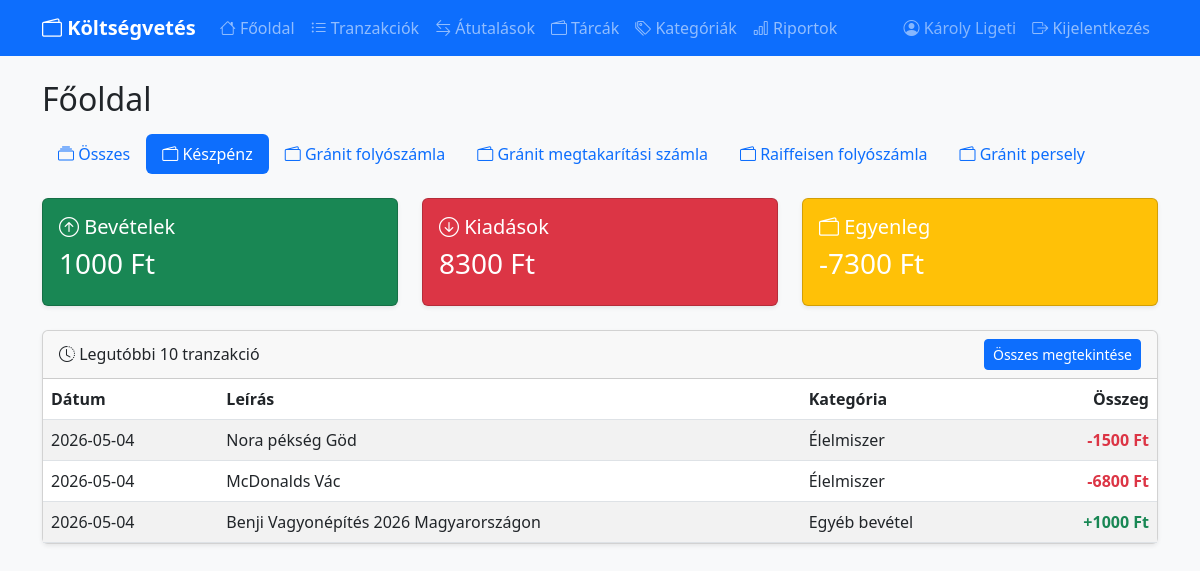
Screenshot of /?wallet=1 (signed in) with the database file from the repository.
### tables this page shows
CREATE TABLE users (
            id INTEGER PRIMARY KEY AUTOINCREMENT,
            google_id TEXT UNIQUE NOT NULL,
            name TEXT,
            email TEXT
        );

CREATE TABLE wallets (
        id INTEGER PRIMARY KEY AUTOINCREMENT,
        name TEXT NOT NULL,
        description TEXT);

CREATE TABLE transactions (
            id INTEGER PRIMARY KEY AUTOINCREMENT,
            amount REAL NOT NULL,
            description TEXT,
            category_id INTEGER,
            type TEXT NOT NULL CHECK(type IN ('income', 'expense')),
            date TEXT NOT NULL, wallet_id INTEGER REFERENCES wallets(id),
            FOREIGN KEY (category_id) REFERENCES categories(id)
        );

CREATE TABLE categories (
            id INTEGER PRIMARY KEY AUTOINCREMENT,
            name TEXT NOT NULL,
            type TEXT NOT NULL CHECK(type IN ('income', 'expense'))
        );

### main.py (the view)
@app.route('/')
@login_required
def index():
    conn = get_db()
    wallets = conn.execute("SELECT * FROM wallets ORDER BY id").fetchall()
    active = get_active_wallet(wallets)
    if active == 'all':
        income = conn.execute("SELECT COALESCE(SUM(amount), 0) FROM transactions WHERE type='income'").fetchone()[0]
        expense = conn.execute("SELECT COALESCE(SUM(amount), 0) FROM transactions WHERE type='expense'").fetchone()[0]
        balance = income - expense
        recent = conn.execute('''
            SELECT t.*, c.name as category_name, w.name as wallet_name
            FROM transactions t
            LEFT JOIN categories c ON t.category_id = c.id
            LEFT JOIN wallets w ON t.wallet_id = w.id
            ORDER BY t.date DESC LIMIT 10''').fetchall()
    else:
        income = conn.execute(
            "SELECT COALESCE(SUM(amount), 0) FROM transactions WHERE type='income' AND wallet_id=?",
            (active,)).fetchone()[0]
        expense = conn.execute(
            "SELECT COALESCE(SUM(amount), 0) FROM transactions WHERE type='expense' AND wallet_id=?",
            (active,)).fetchone()[0]
        balance = wallet_balance(conn, active)
        recent = conn.execute('''
            SELECT t.*, c.name as category_name, w.name as wallet_name
            FROM transactions t
            LEFT JOIN categories c ON t.category_id = c.id
            LEFT JOIN wallets w ON t.wallet_id = w.id
            WHERE t.wallet_id = ?
            ORDER BY t.date DESC LIMIT 10''', (active,)).fetchall()
    wallet_balances = [
        {'id': w['id'], 'name': w['name'], 'balance': wallet_balance(conn, w['id'])}
        for w in wallets
    ]
    conn.close()
    return render_template('index.html',
        balance=balance, income=income, expense=expense,
        transactions=recent, wallets=wallets, active_wallet=active,
        wallet_balances=wallet_balances)

### main.py (called while the page is built)
@login_manager.user_loader
def load_user(user_id):
    conn = get_db()
    row = conn.execute("SELECT * FROM users WHERE id=?", (user_id,)).fetchone()
    conn.close()
    if row:
        return User(row["id"], row["name"], row["email"])
    return None

def get_db():
    conn = sqlite3.connect(DATABASE)
    conn.row_factory = sqlite3.Row
    return conn

def get_active_wallet(wallets):
    w = request.args.get('wallet', 'all')
    if w == 'all':
        return 'all'
    try:
        w = int(w)
        if any(wl['id'] == w for wl in wallets):
            return w
    except (ValueError, TypeError):
        pass
    return 'all'

def wallet_balance(conn, wallet_id):
    income = conn.execute(
        "SELECT COALESCE(SUM(amount), 0) FROM transactions WHERE type='income' AND wallet_id=?",
        (wallet_id,)).fetchone()[0]
    expense = conn.execute(
        "SELECT COALESCE(SUM(amount), 0) FROM transactions WHERE type='expense' AND wallet_id=?",
        (wallet_id,)).fetchone()[0]
    t_in = conn.execute(
        "SELECT COALESCE(SUM(amount), 0) FROM transfers WHERE to_wallet_id=?",
        (wallet_id,)).fetchone()[0]
    t_out = conn.execute(
        "SELECT COALESCE(SUM(amount), 0) FROM transfers WHERE from_wallet_id=?",
        (wallet_id,)).fetchone()[0]
    return income - expense + t_in - t_out

### templates/index.html (shortened to what this page needs)
{% extends 'base.html' %}
{% block content %}
<h2 class="mb-3">Főoldal</h2>
<ul class="nav nav-pills mb-4">
    <li class="nav-item">
        <a class="nav-link {% if active_wallet == 'all' %}active{% endif %}" href="?wallet=all">
            <i class="bi bi-collection"></i> Összes
        </a>
    </li>
    {% for w in wallets %}
    <li class="nav-item">
        <a class="nav-link {% if active_wallet == w.id %}active{% endif %}" href="?wallet={{ w.id }}">
            <i class="bi bi-wallet2"></i> {{ w.name }}
        </a>
    </li>
    {% endfor %}
</ul>
<div class="row mb-4">
    <div class="col-md-4">
        <div class="card text-white bg-success shadow-sm">
            <div class="card-body">
                <h5 class="card-title"><i class="bi bi-arrow-up-circle"></i> Bevételek</h5>
                <h3>{{ "%.0f"|format(income) }} Ft</h3>
            </div>
        </div>
    </div>
    <div class="col-md-4">
        <div class="card text-white bg-danger shadow-sm">
            <div class="card-body">
                <h5 class="card-title"><i class="bi bi-arrow-down-circle"></i> Kiadások</h5>
                <h3>{{ "%.0f"|format(expense) }} Ft</h3>
            </div>
        </div>
    </div>
    <div class="col-md-4">
        <div class="card text-white {{ 'bg-primary' if balance >= 0 else 'bg-warning' }} shadow-sm">
            <div class="card-body">
                <h5 class="card-title"><i class="bi bi-wallet2"></i> Egyenleg</h5>
                <h3>{{ "%.0f"|format(balance) }} Ft</h3>
            </div>
        </div>
    </div>
</div>
<div class="card shadow-sm">
    <div class="card-header d-flex justify-content-between align-items-center">
        <span><i class="bi bi-clock-history"></i> Legutóbbi 10 tranzakció</span>
        <a href="/transactions{% if active_wallet != 'all' %}?wallet={{ active_wallet }}{% endif %}" class="btn btn-sm btn-primary">Összes megtekintése</a>
    </div>
    <div class="card-body p-0">
        <table class="table table-striped mb-0">
            <thead>
                <tr>
                    <th>Dátum</th>
                    <th>Leírás</th>
                    <th>Kategória</th>
                    <th class="text-end">Összeg</th>
                </tr>
            </thead>
            <tbody>
                {% for t in transactions %}
                <tr>
                    <td>{{ t.date }}</td>
                    <td>{{ t.description or '-' }}</td>
                    <td>{{ t.category_name or '-' }}</td>
                    <td class="text-end fw-bold {{ 'text-success' if t.type == 'income' else 'text-danger' }}">
                        {{ '+' if t.type == 'income' else '-' }}{{ "%.0f"|format(t.amount) }} Ft
                    </td>
                </tr>
                {% else %}
                <tr><td colspan="5" class="text-center text-muted py-3">Még nincsenek tranzakciók</td></tr>
                {% endfor %}
            </tbody>
        </table>
    </div>
</div>
{% endblock %}

### templates/base.html (shortened to what this page needs)
<!DOCTYPE html>
<html lang="hu">
<head>
    <link href="https://cdn.jsdelivr.net/npm/bootstrap@5.3.0/dist/css/bootstrap.min.css" rel="stylesheet">
    <link href="https://cdn.jsdelivr.net/npm/bootstrap-icons@1.10.0/font/bootstrap-icons.css" rel="stylesheet">
</head>
<body class="bg-light">
    <nav class="navbar navbar-expand-lg navbar-dark bg-primary">
        <div class="container">
            <a class="navbar-brand fw-bold" href="/"><i class="bi bi-wallet2"></i> Költségvetés</a>
            <div class="collapse navbar-collapse" id="navmenu">
                <div class="navbar-nav me-auto">
                    {% if current_user.is_authenticated %}
                    <a class="nav-link" href="/"><i class="bi bi-house"></i> Főoldal</a>
                    <a class="nav-link" href="/transactions"><i class="bi bi-list-ul"></i> Tranzakciók</a>
                    <a class="nav-link" href="/transfers"><i class="bi bi-arrow-left-right"></i> Átutalások</a>
                    <a class="nav-link" href="/wallets"><i class="bi bi-wallet2"></i> Tárcák</a>
                    <a class="nav-link" href="/categories"><i class="bi bi-tags"></i> Kategóriák</a>
                    <a class="nav-link" href="/reports"><i class="bi bi-bar-chart"></i> Riportok</a>
                    {% endif %}
                </div>
                <div class="navbar-nav ms-auto">
                    {% if current_user.is_authenticated %}
                    <span class="nav-link text-white-50"><i class="bi bi-person-circle"></i> {{ current_user.name }}</span>
                    <a class="nav-link" href="/logout"><i class="bi bi-box-arrow-right"></i> Kijelentkezés</a>
                    {% endif %}
                </div>
            </div>
        </div>
    </nav>
    <div class="container mt-4">
        {% block content %}{% endblock %}
    </div>
</body>
</html>

### rows the page displays
users: name "Károly Ligeti"
wallets: name "Készpénz"
wallets: name "Gránit folyószámla"
wallets: name "Gránit megtakarítási számla"
wallets: name "Raiffeisen folyószámla"
wallets: name "Gránit persely"
transactions: date "2026-05-04", description "Nora pékség Göd", name "Élelmiszer", type "-", amount "1500"
transactions: date "2026-05-04", description "McDonalds Vác", name "Élelmiszer", type "-", amount "6800"
transactions: date "2026-05-04", description "Benji Vagyonépítés 2026 Magyarországon", name "Egyéb bevétel", type "+", amount "1000"

### other values shown
{{ "%.0f"|format(income) }} "1000"
{{ "%.0f"|format(expense) }} "8300"
{{ "%.0f"|format(balance) }} "-7300"
